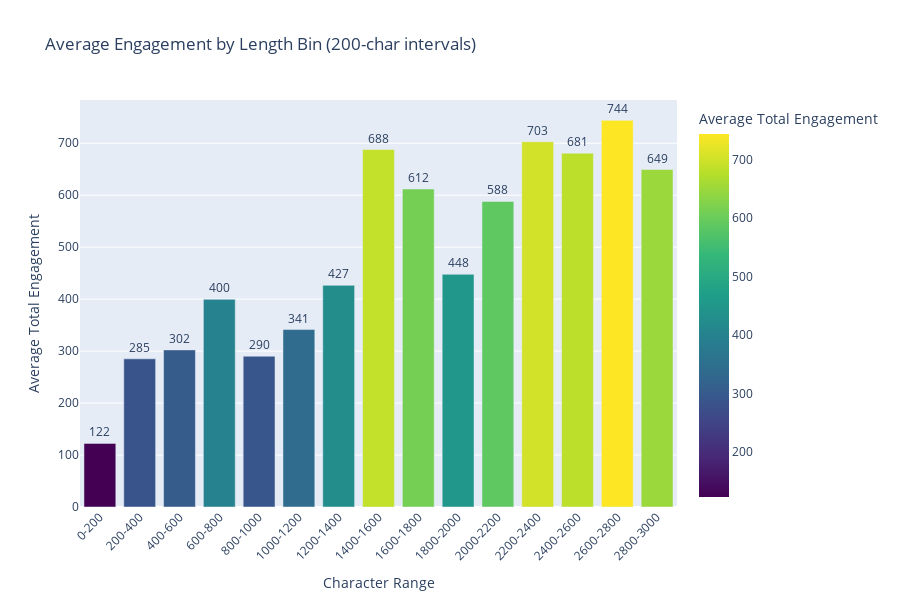

The notebook cell saved with this chart:
### Code cell
# Bar chart of engagement by length bins
fig = px.bar(
    length_bin_stats_filtered,
    x='length_bin',
    y='avg_engagement',
    title='Average Engagement by Length Bin (200-char intervals)',
    labels={'length_bin': 'Character Range', 'avg_engagement': 'Average Total Engagement'},
    text='avg_engagement',
    color='avg_engagement',
    color_continuous_scale='Viridis',
    hover_data=['post_count', 'median_engagement']
)

fig.update_traces(texttemplate='%{text:.0f}', textposition='outside')
fig.update_layout(height=600, xaxis_tickangle=-45, showlegend=False)
fig.show()
fig.write_html('../output/figures/engagement_by_length_bins.html')

### Figure 1 — Plotly figure (JSON) as saved in the notebook; plotly's stock layout.template omitted (floating-point values rounded to 4 significant figures)
{"data": [{"customdata": [[2049.0, 38.0], [2586.0, 89.0], [1592.0, 109.5], [1200.0, 130.0], [962.0, 133.0], [749.0, 182.0], [561.0, 191.0], [379.0, 250.0], [290.0, 230.5], [232.0, 208.5], [175.0, 266.0], [126.0, 336.5], [93.0, 388.0], [77.0, 328.0], [142.0, 358.5]], "hovertemplate": "Character Range=%{x}<br>Average Total Engagement=%{marker.color}<br>post_count=%{customdata[0]}<br>median_engagement=%{customdata[1]}<extra></extra>", "legendgroup": "", "marker": {"color": [122.4, 285.1, 302.3, 399.6, 290.2, 341.5, 426.6, 687.9, 612.0, 447.8, 588.0, 702.9, 680.8, 744.0, 649.4], "coloraxis": "coloraxis", "pattern": {"shape": ""}}, "name": "", "orientation": "v", "showlegend": false, "text": [122.4, 285.1, 302.3, 399.6, 290.2, 341.5, 426.6, 687.9, 612.0, 447.8, 588.0, 702.9, 680.8, 744.0, 649.4], "textposition": "outside", "texttemplate": "%{text:.0f}", "type": "bar", "x": ["0-200", "200-400", "400-600", "600-800", "800-1000", "1000-1200", "1200-1400", "1400-1600", "1600-1800", "1800-2000", "2000-2200", "2200-2400", "2400-2600", "2600-2800", "2800-3000"], "xaxis": "x", "y": [122.4, 285.1, 302.3, 399.6, 290.2, 341.5, 426.6, 687.9, 612.0, 447.8, 588.0, 702.9, 680.8, 744.0, 649.4], "yaxis": "y"}], "layout": {"barmode": "relative", "coloraxis": {"colorbar": {"title": {"text": "Average Total Engagement"}}, "colorscale": [[0, "#440154"], [0.1111, "#482878"], [0.2222, "#3e4989"], [0.3333, "#31688e"], [0.4444, "#26828e"], [0.5556, "#1f9e89"], [0.6667, "#35b779"], [0.7778, "#6ece58"], [0.8889, "#b5de2b"], [1, "#fde725"]]}, "height": 600, "legend": {"tracegroupgap": 0}, "showlegend": false, "title": {"text": "Average Engagement by Length Bin (200-char intervals)"}, "xaxis": {"anchor": "y", "domain": [0, 1], "tickangle": -45, "title": {"text": "Character Range"}}, "yaxis": {"anchor": "x", "domain": [0, 1], "title": {"text": "Average Total Engagement"}}}}
